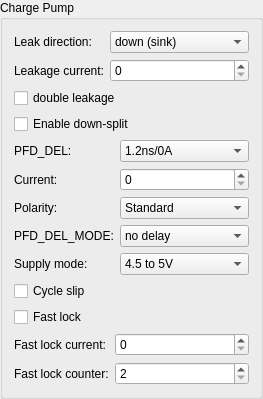
      <widget class="QGroupBox" name="groupBox_3">
       <property name="title">
        <string>Charge Pump</string>
       </property>
       <layout class="QVBoxLayout" name="verticalLayout_13">
        <item>
         <layout class="QFormLayout" name="formLayout_12">
          <item row="0" column="0">
           <widget class="QLabel" name="label_4">
            <property name="text">
             <string>Leak direction:</string>
            </property>
           </widget>
          </item>
          <item row="0" column="1">
           <widget class="QComboBox" name="CP_LEAK_DIR">
            <item>
             <property name="text">
              <string>down (sink)</string>
             </property>
            </item>
            <item>
             <property name="text">
              <string>up (source)</string>
             </property>
            </item>
           </widget>
          </item>
          <item row="1" column="0">
           <widget class="QLabel" name="label_42">
            <property name="text">
             <string>Leakage current:</string>
            </property>
           </widget>
          </item>
          <item row="1" column="1">
           <widget class="QSpinBox" name="CP_LEAK">
            <property name="maximum">
             <number>31</number>
            </property>
           </widget>
          </item>
         </layout>
        </item>
        <item>
         <widget class="QCheckBox" name="CP_LEAK_X2">
          <property name="text">
           <string>double leakage</string>
          </property>
         </widget>
        </item>
        <item>
         <widget class="QCheckBox" name="DNSPLIT_EN">
          <property name="text">
           <string>Enable down-split</string>
          </property>
         </widget>
        </item>
        <item>
         <layout class="QFormLayout" name="formLayout_10">
          <item row="0" column="0">
           <widget class="QLabel" name="label_31">
            <property name="text">
             <string>PFD_DEL:</string>
            </property>
           </widget>
          </item>
          <item row="0" column="1">
           <widget class="QComboBox" name="PFD_SEL">
            <item>
             <property name="text">
              <string>1.2ns/0A</string>
             </property>
            </item>
            <item>
             <property name="text">
              <string>1.9ns/0.25*Icp</string>
             </property>
            </item>
            <item>
             <property name="text">
              <string>2.5ns/0.5*Icp</string>
             </property>
            </item>
            <item>
             <property name="text">
              <string>3.0ns/0.75*Icp</string>
             </property>
            </item>
           </widget>
          </item>
          <item row="1" column="0">
           <widget class="QLabel" name="label_6">
            <property name="text">
             <string>Current:</string>
            </property>
           </widget>
          </item>
          <item row="1" column="1">
           <widget class="QSpinBox" name="CP_SEL">
            <property name="maximum">
             <number>31</number>
            </property>
           </widget>
          </item>
          <item row="2" column="0">
           <widget class="QLabel" name="label_14">
            <property name="text">
             <string>Polarity:</string>
            </property>
           </widget>
          </item>
          <item row="2" column="1">
           <widget class="QComboBox" name="PFD_POL">
            <item>
             <property name="text">
              <string>Standard</string>
             </property>
            </item>
            <item>
             <property name="text">
              <string>Inverted</string>
             </property>
            </item>
           </widget>
          </item>
          <item row="3" column="0">
           <widget class="QLabel" name="label_32">
            <property name="text">
             <string>PFD_DEL_MODE:</string>
            </property>
           </widget>
          </item>
          <item row="3" column="1">
           <widget class="QComboBox" name="PFD_DEL_MODE">
            <item>
             <property name="text">
              <string>no delay</string>
             </property>
            </item>
            <item>
             <property name="text">
              <string>VCO_DIV delayed</string>
             </property>
            </item>
            <item>
             <property name="text">
              <string>REF_DIV delayed</string>
             </property>
            </item>
            <item>
             <property name="text">
              <string>Reserved</string>
             </property>
            </item>
           </widget>
          </item>
          <item row="4" column="0">
           <widget class="QLabel" name="label_35">
            <property name="text">
             <string>Supply mode:</string>
            </property>
           </widget>
          </item>
          <item row="4" column="1">
           <widget class="QComboBox" name="CP_SUPPLY_MODE">
            <item>
             <property name="text">
              <string>4.5 to 5V</string>
             </property>
            </item>
            <item>
             <property name="text">
              <string>3.3V</string>
             </property>
            </item>
            <item>
             <property name="text">
              <string>2.6V</string>
             </property>
            </item>
            <item>
             <property name="text">
              <string>Reserved</string>
             </property>
            </item>
           </widget>
          </item>
         </layout>
        </item>
        <item>
         <widget class="QCheckBox" name="CYCLE_SLIP_EN">
          <property name="text">
           <string>Cycle slip</string>
          </property>
         </widget>
        </item>
        <item>
         <widget class="QCheckBox" name="FSTLCK_EN">
          <property name="text">
           <string>Fast lock</string>
          </property>
         </widget>
        </item>
        <item>
         <layout class="QFormLayout" name="formLayout_11">
          <item row="0" column="0">
           <widget class="QLabel" name="label_18">
            <property name="text">
             <string>Fast lock current:</string>
            </property>
           </widget>
          </item>
          <item row="0" column="1">
           <widget class="QSpinBox" name="CP_SEL_FL">
            <property name="maximum">
             <number>31</number>
            </property>
           </widget>
          </item>
          <item row="1" column="0">
           <widget class="QLabel" name="label_24">
            <property name="text">
             <string>Fast lock counter:</string>
            </property>
           </widget>
          </item>
          <item row="1" column="1">
           <widget class="QSpinBox" name="FSTLCK_CNT">
            <property name="minimum">
             <number>2</number>
            </property>
            <property name="maximum">
             <number>8191</number>
            </property>
           </widget>
          </item>
         </layout>
        </item>
       </layout>
      </widget>
